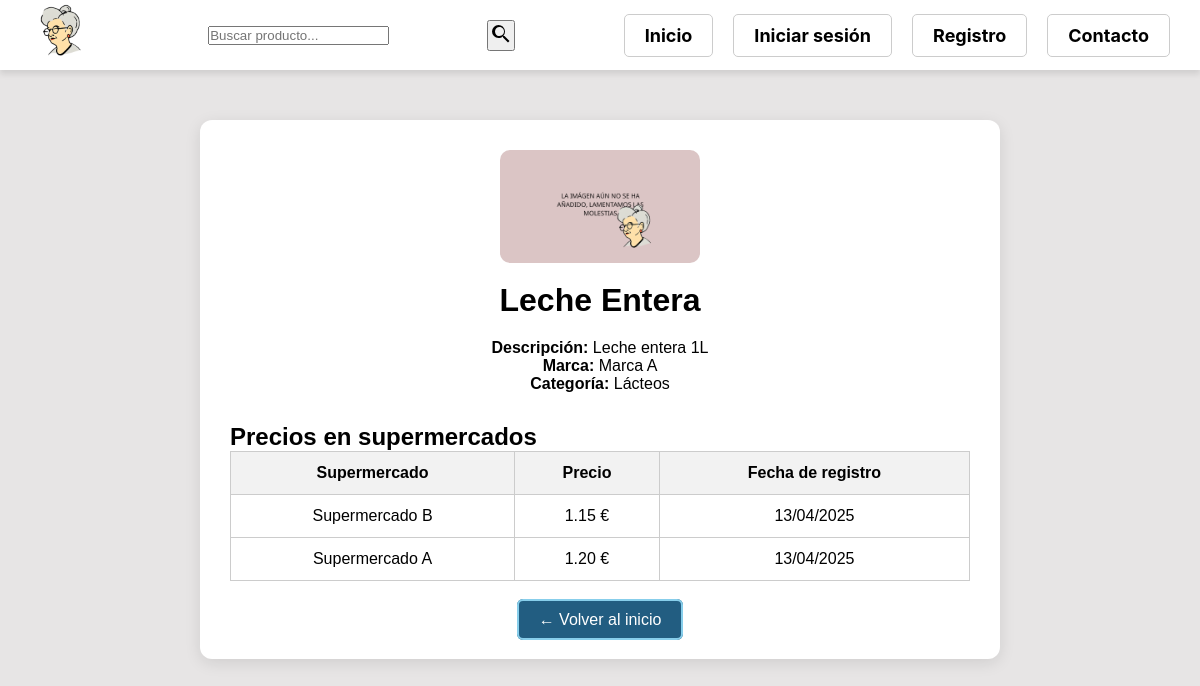
Page /gestores/comparar.php?id=1 on the committed database.
### tables this page shows
CREATE TABLE Producto (
    ID_Producto INT AUTO_INCREMENT PRIMARY KEY,
    NombreProducto VARCHAR(100) NOT NULL UNIQUE,
    Descripcion TEXT NULL,
    ID_Categoria INT NOT NULL,
    Marca VARCHAR(50) NULL UNIQUE,
    Imagen VARCHAR(255) NULL,
    FOREIGN KEY (ID_Categoria) REFERENCES Categoria(ID_Categoria)
);

CREATE TABLE Categoria (
    ID_Categoria INT AUTO_INCREMENT PRIMARY KEY,
    Nombre VARCHAR(50) NOT NULL UNIQUE
);

CREATE TABLE PrecioProducto (
    ID_Precio INT AUTO_INCREMENT PRIMARY KEY,
    ID_Producto INT NOT NULL,
    ID_Supermercado INT NOT NULL,
    Precio DECIMAL(10,2) NOT NULL,
    FechaRegistro TIMESTAMP DEFAULT CURRENT_TIMESTAMP,
    ID_Usuario INT NOT NULL, 
    FOREIGN KEY (ID_Producto) REFERENCES Producto(ID_Producto),
    FOREIGN KEY (ID_Supermercado) REFERENCES Supermercado(ID_Supermercado),
    FOREIGN KEY (ID_Usuario) REFERENCES Usuario(ID_Usuario)
);

CREATE TABLE Supermercado (
    ID_Supermercado INT AUTO_INCREMENT PRIMARY KEY,
    Nombre VARCHAR(100) NOT NULL,
    Direccion VARCHAR(255) NULL UNIQUE,
    Ciudad VARCHAR(50) NOT NULL,
    Pais VARCHAR(50) NOT NULL
);

### gestores/comparar.php (the view, shortened to what this page needs)
<?php
$idProducto = intval($_GET['id']);
$conexion = conectarBD();
$sqlProducto = "
    SELECT p.NombreProducto, p.Descripcion, p.Marca, p.Imagen, c.Nombre AS Categoria
    FROM producto p
    JOIN categoria c ON p.ID_Categoria = c.ID_Categoria
    WHERE p.ID_Producto = ?
";
$stmt = $conexion->prepare($sqlProducto);
$stmt->bind_param("i", $idProducto);
$stmt->execute();
$resultado = $stmt->get_result();
$producto = $resultado->fetch_assoc();
$sqlPrecios = "
    SELECT s.Nombre AS Supermercado, pp.Precio, pp.FechaRegistro
    FROM precioproducto pp
    JOIN supermercado s ON pp.ID_Supermercado = s.ID_Supermercado
    WHERE pp.ID_Producto = ?
    ORDER BY pp.Precio ASC
";
$stmt = $conexion->prepare($sqlPrecios);
$stmt->bind_param("i", $idProducto);
$stmt->execute();
$precios = $stmt->get_result()->fetch_all(MYSQLI_ASSOC);
?>
<!DOCTYPE html>
<html lang="es">
<head>
   <link rel="stylesheet" href="<?php echo BASE_URL; ?>includes/styles.css">
    <?php include_once __DIR__ . '/../includes/cabecera.php'; ?>
</head>
<body>
    <div class="comparador-container">
        <div class="producto-info">
            <img src="../includes/img/<?php echo htmlspecialchars($producto['Imagen']); ?>"
                 alt="<?php echo htmlspecialchars($producto['NombreProducto']); ?>"
                 onerror="this.onerror=null; this.src='../includes/img/default.png';">
            <h1><?php echo htmlspecialchars($producto['NombreProducto']); ?></h1>
            <p><strong>Descripción:</strong> <?php echo htmlspecialchars($producto['Descripcion']); ?></p>
            <p><strong>Marca:</strong> <?php echo htmlspecialchars($producto['Marca']); ?></p>
            <p><strong>Categoría:</strong> <?php echo htmlspecialchars($producto['Categoria']); ?></p>
        </div>
        <div class="precio-lista">
            <h2>Precios en supermercados</h2>
            <?php if ($precios): ?>
                <table>
                    <thead>
                        <tr>
                            <th>Supermercado</th>
                            <th>Precio</th>
                            <th>Fecha de registro</th>
                        </tr>
                    </thead>
                    <tbody>
                        <?php foreach ($precios as $p): ?>
                            <tr>
                                <td><?php echo htmlspecialchars($p['Supermercado']); ?></td>
                                <td><?php echo number_format($p['Precio'], 2); ?> €</td>
                                <td><?php echo date("d/m/Y", strtotime($p['FechaRegistro'])); ?></td>
                            </tr>
                        <?php endforeach; ?>
                    </tbody>
                </table>
            <?php else: ?>
                <p>No hay precios registrados para este producto aún.</p>
            <?php endif; ?>
        </div>
            <div class="volver-container">
                <p><a href="../index.php" class="boton boton-volver">← Volver al inicio</a></p>
            </div>
    </div>
</body>
</html>

### includes/styles.css (style rules this page uses)
* { margin: 0; padding: 0; box-sizing: border-box; }
:root { --color-principal: black; --color-secundario: #828282; --color-fondo: #e7e5e5; --color-galeria: #e4b1b1; --color-destacados: #b18f8f; --color-contactos: #dddddd; --color-hover: #a8d4e7; --color-contacto: #eeeae9; --fuente-principal: 'Inter', sans-serif; --fuente-detalle: 'Inter', monospace; }
body { padding-top: 80px; font-family: var(--fuente-principal); background: var(--color-fondo); }
h1 { text-align: center; margin-bottom: 20px; }
a { margin: 10px; padding: 10px 20px; border: 1px solid #ccc; text-decoration: none; color: #333; border-radius: 5px; }
.boton { padding: 10px 20px; background-color: #6a1b9a; color: white; text-decoration: none; border-radius: 6px; font-size: 16px; }
.comparador-container { max-width: 800px; margin: 40px auto; background-color: #fff; padding: 30px; border-radius: 12px; box-shadow: 0 4px 16px rgba(0,0,0,0.1); font-family: Arial, sans-serif; }
.producto-info { text-align: center; }
.producto-info img { max-width: 200px; height: auto; margin-bottom: 15px; border-radius: 10px; }
.precio-lista { margin-top: 30px; }
.precio-lista table { width: 100%; border-collapse: collapse; }
.precio-lista th, .precio-lista td { border: 1px solid #ccc; padding: 12px; text-align: center; }
.precio-lista th { background-color: #f2f2f2; }
.volver-container { margin-top: 30px; text-align: center; }
.boton-volver { background-color: rgb(34, 93, 129); color: white; border: 2px solid skyblue; }

### rows in the picture
producto: NombreProducto "Leche Entera", Descripcion "Leche entera 1L", Marca "Marca A", ID_Categoria.Nombre "Lácteos"
precioproducto: ID_Supermercado.Nombre "Supermercado B", Precio "1.15", FechaRegistro "13/04/2025"
precioproducto: ID_Supermercado.Nombre "Supermercado A", Precio "1.20", FechaRegistro "13/04/2025"
